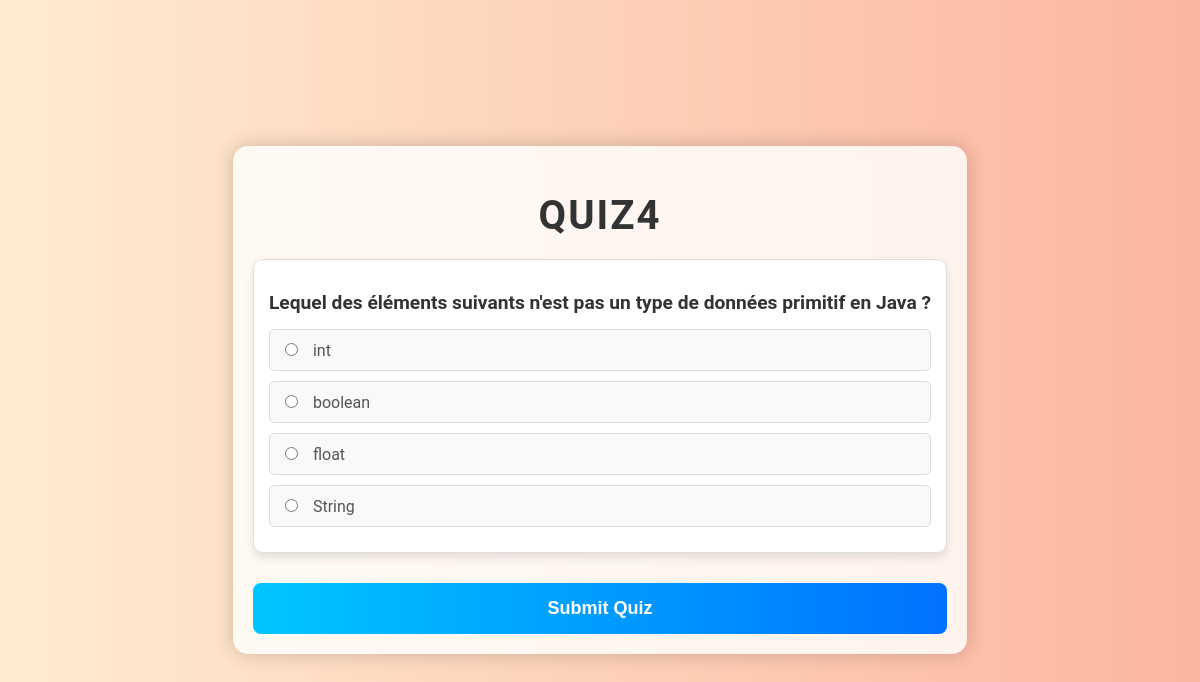
The app's page /programmes/quiz/4/ with its own data.
### programmes/models.py (models this page shows)
class Quiz(models.Model):
    name = models.CharField(max_length=200)
    lesson = models.ForeignKey(Lesson, on_delete=models.CASCADE)
    score = models.IntegerField(default=0)

class Question(models.Model):
    quiz = models.ForeignKey(Quiz, on_delete=models.CASCADE)
    text = models.CharField(max_length=200)
    answer = models.CharField(max_length=200, blank=True, null=True)  # Autoriser les valeurs nulles

class Option(models.Model):
    question = models.ForeignKey(Question, on_delete=models.CASCADE)
    text = models.CharField(max_length=200)
    is_correct = models.BooleanField(default=False)

### programmes/views.py (the view, shortened to what this page needs)
# urls.py: path('quiz/<int:pk>/', QuizView.as_view(), name='quiz_view'),
class QuizView(DetailView):
    model = Quiz
    template_name = 'programmes/quiz.html'
    def get_context_data(self, **kwargs):
        context = super().get_context_data(**kwargs)
        context['questions'] = Question.objects.filter(quiz=self.object).prefetch_related('option_set')
        return context

### programmes/templates/programmes/quiz.html (shortened to what this page needs)
<!DOCTYPE html>
<html>
<head>
</head>
<body>
    <div class="container">
        <h1>{{ quiz.name }}</h1>
        <form method="post">
            {% for question in questions %}
                <div class="question">
                    <h2>{{ question.text }}</h2>
                    {% for option in question.option_set.all %}
                        <div class="option">
                            <input type="radio" id="option_{{ option.id }}" name="question_{{ question.id }}" value="{{ option.id }}">
                            <label for="option_{{ option.id }}">{{ option.text }}</label>
                        </div>
                    {% endfor %}
                </div>
            {% endfor %}
            <input type="submit" value="Submit Quiz" class="btn">
        </form>
    </div>
</body>
</html>

### programmes/templates/programmes/quiz.html (style rules this page uses)
body { font-family: 'Roboto', sans-serif; background: linear-gradient(to right, #ffecd2 0%, #fcb69f 100%); margin: 0; padding: 0; display: flex; justify-content: center; align-items: center; height: 100vh; }
.container { max-width: 800px; margin: 50px auto; padding: 20px; background: rgba(255, 255, 255, 0.8); box-shadow: 0 0 20px rgba(0, 0, 0, 0.2); border-radius: 15px; backdrop-filter: blur(10px); }
h1 { text-align: center; color: #333; font-size: 2.5em; margin-bottom: 20px; text-transform: uppercase; letter-spacing: 2px; }
h2 { color: #444; font-size: 1.5em; }
.question { margin-bottom: 30px; padding: 15px; background: #fff; border: 1px solid #ddd; border-radius: 10px; box-shadow: 0 5px 10px rgba(0, 0, 0, 0.1); }
.question h2 { font-size: 1.2em; margin-bottom: 15px; color: #333; }
.option { margin: 10px 0; padding: 10px; background: #f9f9f9; border: 1px solid #ddd; border-radius: 5px; transition: background-color 0.3s ease; }
label { margin-left: 8px; font-size: 16px; color: #555; }
.btn { display: block; width: 100%; padding: 15px; font-size: 18px; font-weight: bold; color: #fff; background: linear-gradient(to right, #00c6ff, #0072ff); border: none; border-radius: 8px; cursor: pointer; margin-top: 20px; transition: background 0.3s ease; }

### records on screen
Quiz: name "QUIZ4"
Question: text "Lequel des éléments suivants n'est pas un type de données primitif en Java ?"
Option: text "int"
Option: text "boolean"
Option: text "float"
Option: text "String"
